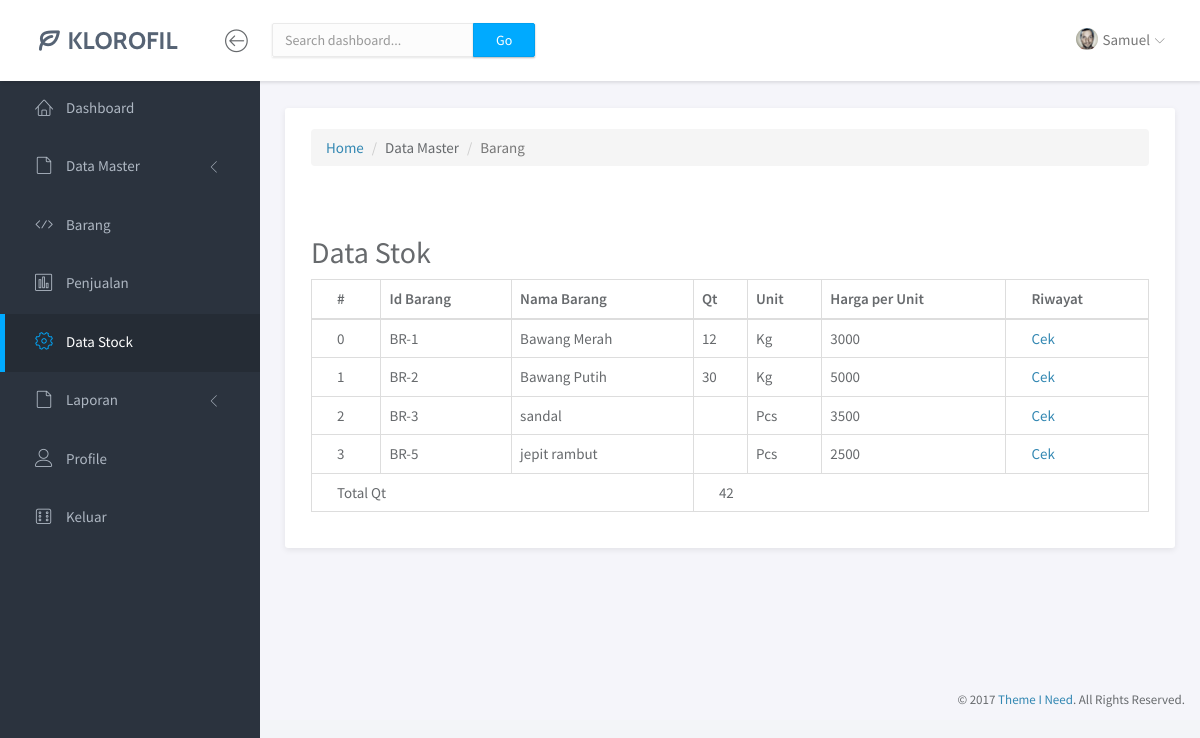
The page /5-Dashboard-DataStock.php on the database as committed earlier.
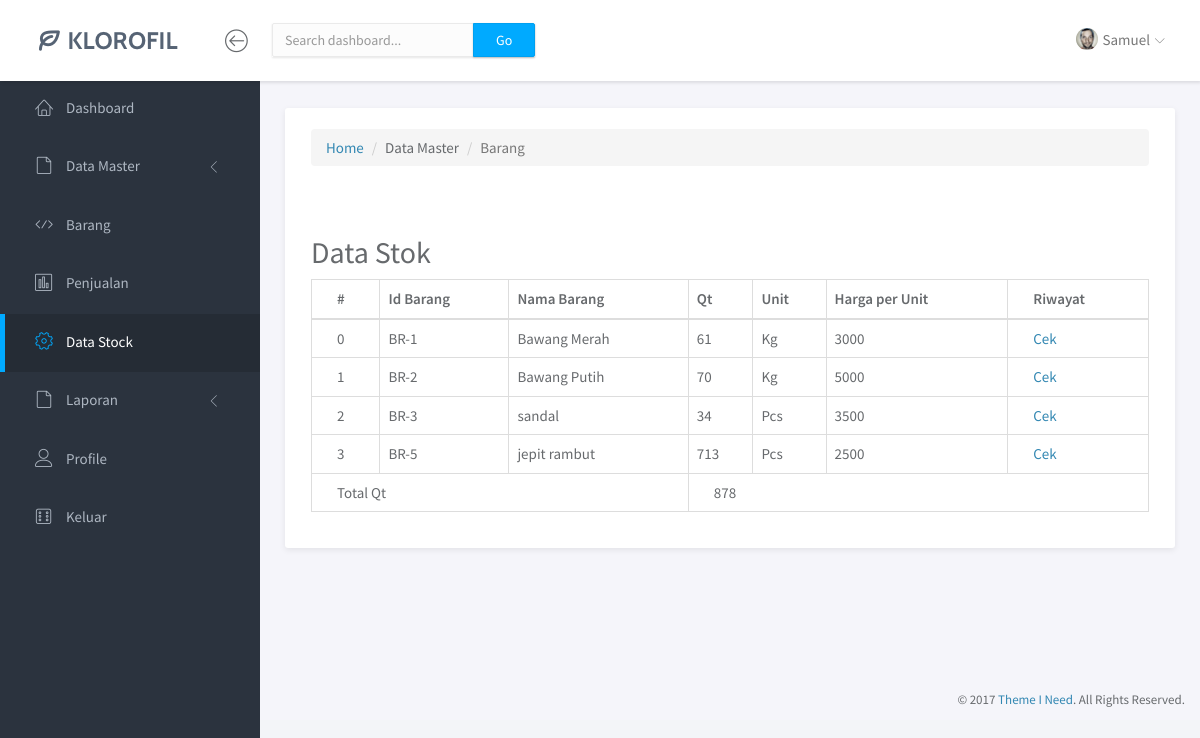
The same page on the database as committed later.
### tables this page shows
CREATE TABLE `identitas_barang` (
  `Kode_Barang` varchar(12) NOT NULL,
  `Nama_Barang` varchar(30) NOT NULL,
  `Unit` enum('Kg','Pcs') NOT NULL,
  `Harga_Beli` bigint(20) NOT NULL,
  `Harga_Jual` bigint(20) NOT NULL,
  `Quantity` bigint(20) DEFAULT NULL,
  `Total_Quantity` bigint(20) DEFAULT NULL
);

### functions/functions-belibarang.php (called while the page is built, shortened)
<?php
$conn = mysqli_connect("localhost", "root", "", "kpdiana");
function query($query) {
	global $conn;
	$result = mysqli_query($conn, $query);
	$rows = [];
	while( $row = mysqli_fetch_assoc($result) ) {
		$rows[] = $row;
	}
	return $rows;
}
?>

### 5-Dashboard-DataStock.php (the view, shortened to what the changed rows need)
<?php
require 'functions/functions-belibarang.php';
$daftarbarang = query("SELECT * FROM identitas_barang");
?>
<!doctype html>
<html lang="en">
<head>
    <link rel="stylesheet" href="assets/vendor/bootstrap/css/bootstrap.min.css">
    <link rel="stylesheet" href="assets/vendor/fontawesome-free-5.15.3-web/css/all.css">
    <link rel="stylesheet" href="assets/vendor/linearicons/style.css">
    <link rel="stylesheet" href="assets/vendor/chartist/css/chartist-custom.css">
    <link rel="stylesheet" href="assets/css/main.css">
    <link rel="stylesheet" href="assets/css/demo.css">
    <link rel="stylesheet" href="assets/vendor/datatables/jquery.dataTables.min.css">
</head>
<body>
    <div id="wrapper">
        <div class="main">
            <div class="main-content">
                <div class="container-fluid">
                    <div class="panel panel-headline">
                        <div class="panel-body">
                            <div class="row">
                                <div class="col-md-12">
                                    <h2>Data Stok</h2>
                                    <table class="table table-bordered">
                                        <thead>
                                            <tr>
                                                <th>#</th>
                                                <th>Id Barang</th>
                                                <th>Nama Barang</th>
                                                <th>Qt</th>
                                                <th>Unit</th>
                                                <th>Harga per Unit</th>
                                                <th>Riwayat</th>
                                            </tr>
                                        </thead>
                                        <tbody>
                                            <?php $i=0;$totalqt=0; ?>
                                            <?php foreach($daftarbarang as $barang): ?>
                                                <tr>
                                                    <td><?= $i ?></td>
                                                    <td><?= $barang['Kode_Barang'] ?></td>
                                                    <td><?= $barang['Nama_Barang'] ?></td>
                                                    <td><?= $barang['Quantity'] ?></td>
                                                    <td><?= $barang['Unit'] ?></td>
                                                    <td><?= $barang['Harga_Beli'] ?></td>
                                                    <td>
                                                        <a href="5-Dashboard-DataStock-riwayat.php?id=<?= $barang['Kode_Barang'] ?>&barang=<?= $barang['Nama_Barang'] ?>">Cek</a>
                                                    </td>
                                                </tr>
                                                <?php $i++;$totalqt+= (int)$barang['Quantity'];?>
                                            <?php endforeach ?>
                                            <tr>
                                                <td colspan="3">Total Qt</td>
                                                <td colspan="4"><?= $totalqt ?></td>
                                            </tr>
                                        </tbody>
                                    </table>
                                </div>
                            </div>
                        </div>
                    </div>
                </div>
            </div>
        </div>
</body>
</html>

Rows that differ between the two databases and show on the page:
changed identitas_barang "BR-1": Quantity "12" → "61"
changed identitas_barang "BR-2": Quantity "30" → "70"
changed identitas_barang "BR-3": Quantity (not shown) → "34"
changed identitas_barang "BR-5": Quantity (not shown) → "713"
Other text that changed with them:
$totalqt: "42" → "878"
